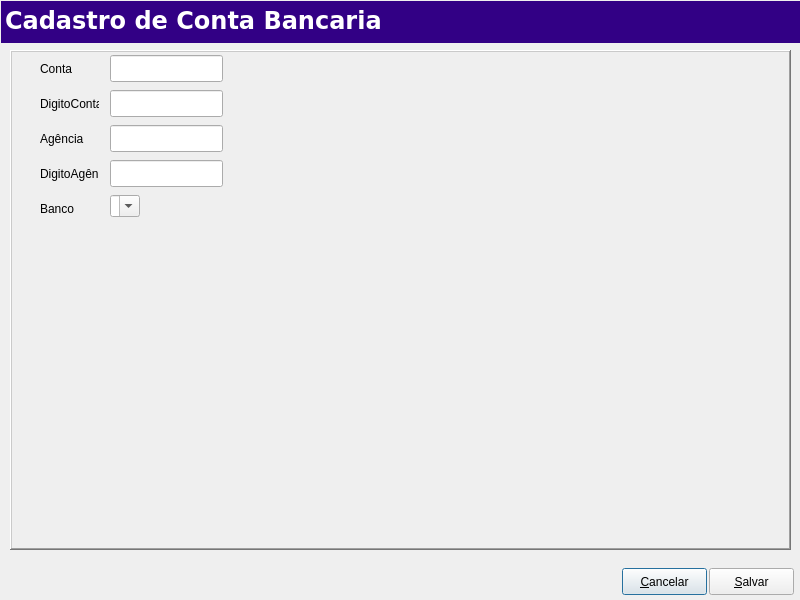
<?xml version="1.0" encoding="UTF-8"?>
<ui version="4.0">
 <class>Editbankaccount</class>
 <widget class="QDialog" name="Editbankaccount">
  <property name="geometry">
   <rect>
    <x>0</x>
    <y>0</y>
    <width>800</width>
    <height>600</height>
   </rect>
  </property>
  <property name="windowTitle">
   <string>Edit</string>
  </property>
  <widget class="QFrame" name="frame">
   <property name="geometry">
    <rect>
     <x>10</x>
     <y>50</y>
     <width>781</width>
     <height>500</height>
    </rect>
   </property>
   <property name="frameShape">
    <enum>QFrame::WinPanel</enum>
   </property>
   <property name="frameShadow">
    <enum>QFrame::Raised</enum>
   </property>
   <widget class="QLabel" name="LblConta">
    <property name="geometry">
     <rect>
      <x>30</x>
      <y>10</y>
      <width>59</width>
      <height>17</height>
     </rect>
    </property>
    <property name="text">
     <string>Conta</string>
    </property>
   </widget>
   <widget class="QLineEdit" name="LnEdtConta">
    <property name="geometry">
     <rect>
      <x>100</x>
      <y>5</y>
      <width>113</width>
      <height>27</height>
     </rect>
    </property>
   </widget>
   <widget class="QLabel" name="LblDigitoConta">
    <property name="geometry">
     <rect>
      <x>30</x>
      <y>45</y>
      <width>59</width>
      <height>17</height>
     </rect>
    </property>
    <property name="text">
     <string>DigitoConta</string>
    </property>
   </widget>
   <widget class="QLineEdit" name="LnEdtDigitoConta">
    <property name="geometry">
     <rect>
      <x>100</x>
      <y>40</y>
      <width>113</width>
      <height>27</height>
     </rect>
    </property>
   </widget>
   <widget class="QLabel" name="LblAgencia">
    <property name="geometry">
     <rect>
      <x>30</x>
      <y>80</y>
      <width>59</width>
      <height>17</height>
     </rect>
    </property>
    <property name="text">
     <string>Agência</string>
    </property>
   </widget>
   <widget class="QLineEdit" name="LnEdtAgencia">
    <property name="geometry">
     <rect>
      <x>100</x>
      <y>75</y>
      <width>113</width>
      <height>27</height>
     </rect>
    </property>
   </widget>
   <widget class="QLabel" name="LblDigitoAgencia">
    <property name="geometry">
     <rect>
      <x>30</x>
      <y>115</y>
      <width>59</width>
      <height>17</height>
     </rect>
    </property>
    <property name="text">
     <string>DigitoAgência</string>
    </property>
   </widget>
   <widget class="QLineEdit" name="LnEdtDigitoAgencia">
    <property name="geometry">
     <rect>
      <x>100</x>
      <y>110</y>
      <width>113</width>
      <height>27</height>
     </rect>
    </property>
   </widget>
   <widget class="QLabel" name="LblBanco">
    <property name="geometry">
     <rect>
      <x>30</x>
      <y>150</y>
      <width>59</width>
      <height>17</height>
     </rect>
    </property>
    <property name="text">
     <string>Banco</string>
    </property>
   </widget>
   <widget class="SComboBox" name="CmbBxBanco">
    <property name="geometry">
     <rect>
      <x>100</x>
      <y>145</y>
      <width>30</width>
      <height>22</height>
     </rect>
    </property>
    <property name="editable">
     <bool>true</bool>
    </property>
    <property name="sizeAdjustPolicy">
     <enum>QComboBox::AdjustToContents</enum>
    </property>
    <item>
     <property name="text">
      <string/>
     </property>
    </item>
   </widget>
  </widget>
  <widget class="QFrame" name="topmenu">
   <property name="geometry">
    <rect>
     <x>1</x>
     <y>1</y>
     <width>801</width>
     <height>42</height>
    </rect>
   </property>
   <property name="minimumSize">
    <size>
     <width>0</width>
     <height>42</height>
    </size>
   </property>
   <property name="maximumSize">
    <size>
     <width>16777215</width>
     <height>42</height>
    </size>
   </property>
   <property name="styleSheet">
    <string notr="true">background-color: rgb(50, 0, 133);</string>
   </property>
   <property name="frameShadow">
    <enum>QFrame::Raised</enum>
   </property>
   <widget class="QLabel" name="labelStatus">
    <property name="enabled">
     <bool>false</bool>
    </property>
    <property name="geometry">
     <rect>
      <x>4</x>
      <y>0</y>
      <width>541</width>
      <height>39</height>
     </rect>
    </property>
    <property name="palette">
     <palette>
      <active>
       <colorrole role="WindowText">
        <brush brushstyle="SolidPattern">
         <color alpha="255">
          <red>255</red>
          <green>255</green>
          <blue>255</blue>
         </color>
        </brush>
       </colorrole>
       <colorrole role="Button">
        <brush brushstyle="SolidPattern">
         <color alpha="255">
          <red>50</red>
          <green>0</green>
          <blue>133</blue>
         </color>
        </brush>
       </colorrole>
       <colorrole role="Text">
        <brush brushstyle="SolidPattern">
         <color alpha="255">
          <red>255</red>
          <green>255</green>
          <blue>255</blue>
         </color>
        </brush>
       </colorrole>
       <colorrole role="ButtonText">
        <brush brushstyle="SolidPattern">
         <color alpha="255">
          <red>255</red>
          <green>255</green>
          <blue>255</blue>
         </color>
        </brush>
       </colorrole>
       <colorrole role="Base">
        <brush brushstyle="SolidPattern">
         <color alpha="255">
          <red>50</red>
          <green>0</green>
          <blue>133</blue>
         </color>
        </brush>
       </colorrole>
       <colorrole role="Window">
        <brush brushstyle="SolidPattern">
         <color alpha="255">
          <red>50</red>
          <green>0</green>
          <blue>133</blue>
         </color>
        </brush>
       </colorrole>
      </active>
      <inactive>
       <colorrole role="WindowText">
        <brush brushstyle="SolidPattern">
         <color alpha="255">
          <red>255</red>
          <green>255</green>
          <blue>255</blue>
         </color>
        </brush>
       </colorrole>
       <colorrole role="Button">
        <brush brushstyle="SolidPattern">
         <color alpha="255">
          <red>50</red>
          <green>0</green>
          <blue>133</blue>
         </color>
        </brush>
       </colorrole>
       <colorrole role="Text">
        <brush brushstyle="SolidPattern">
         <color alpha="255">
          <red>255</red>
          <green>255</green>
          <blue>255</blue>
         </color>
        </brush>
       </colorrole>
       <colorrole role="ButtonText">
        <brush brushstyle="SolidPattern">
         <color alpha="255">
          <red>255</red>
          <green>255</green>
          <blue>255</blue>
         </color>
        </brush>
       </colorrole>
       <colorrole role="Base">
        <brush brushstyle="SolidPattern">
         <color alpha="255">
          <red>50</red>
          <green>0</green>
          <blue>133</blue>
         </color>
        </brush>
       </colorrole>
       <colorrole role="Window">
        <brush brushstyle="SolidPattern">
         <color alpha="255">
          <red>50</red>
          <green>0</green>
          <blue>133</blue>
         </color>
        </brush>
       </colorrole>
      </inactive>
      <disabled>
       <colorrole role="WindowText">
        <brush brushstyle="SolidPattern">
         <color alpha="255">
          <red>255</red>
          <green>255</green>
          <blue>255</blue>
         </color>
        </brush>
       </colorrole>
       <colorrole role="Button">
        <brush brushstyle="SolidPattern">
         <color alpha="255">
          <red>50</red>
          <green>0</green>
          <blue>133</blue>
         </color>
        </brush>
       </colorrole>
       <colorrole role="Text">
        <brush brushstyle="SolidPattern">
         <color alpha="255">
          <red>255</red>
          <green>255</green>
          <blue>255</blue>
         </color>
        </brush>
       </colorrole>
       <colorrole role="ButtonText">
        <brush brushstyle="SolidPattern">
         <color alpha="255">
          <red>255</red>
          <green>255</green>
          <blue>255</blue>
         </color>
        </brush>
       </colorrole>
       <colorrole role="Base">
        <brush brushstyle="SolidPattern">
         <color alpha="255">
          <red>50</red>
          <green>0</green>
          <blue>133</blue>
         </color>
        </brush>
       </colorrole>
       <colorrole role="Window">
        <brush brushstyle="SolidPattern">
         <color alpha="255">
          <red>50</red>
          <green>0</green>
          <blue>133</blue>
         </color>
        </brush>
       </colorrole>
      </disabled>
     </palette>
    </property>
    <property name="font">
     <font>
      <family>Verdana</family>
      <pointsize>18</pointsize>
      <weight>75</weight>
      <bold>true</bold>
     </font>
    </property>
    <property name="styleSheet">
     <string/>
    </property>
    <property name="frameShape">
     <enum>QFrame::NoFrame</enum>
    </property>
    <property name="frameShadow">
     <enum>QFrame::Plain</enum>
    </property>
    <property name="lineWidth">
     <number>1</number>
    </property>
    <property name="text">
     <string>Cadastro de Conta Bancaria</string>
    </property>
    <property name="textFormat">
     <enum>Qt::AutoText</enum>
    </property>
    <property name="alignment">
     <set>Qt::AlignLeading|Qt::AlignLeft|Qt::AlignVCenter</set>
    </property>
    <property name="wordWrap">
     <bool>false</bool>
    </property>
    <property name="textInteractionFlags">
     <set>Qt::NoTextInteraction</set>
    </property>
   </widget>
  </widget>
  <widget class="QPushButton" name="PshBtnCancel">
   <property name="geometry">
    <rect>
     <x>622</x>
     <y>568</y>
     <width>85</width>
     <height>27</height>
    </rect>
   </property>
   <property name="text">
    <string>&amp;Cancelar</string>
   </property>
  </widget>
  <widget class="QPushButton" name="PshBtnSave">
   <property name="geometry">
    <rect>
     <x>709</x>
     <y>568</y>
     <width>85</width>
     <height>27</height>
    </rect>
   </property>
   <property name="text">
    <string>&amp;Salvar</string>
   </property>
  </widget>
 </widget>
 <customwidgets>
  <customwidget>
   <class>SComboBox</class>
   <extends>QComboBox</extends>
   <header location="global">scombobox.h</header>
  </customwidget>
 </customwidgets>
 <resources/>
 <connections/>
</ui>
